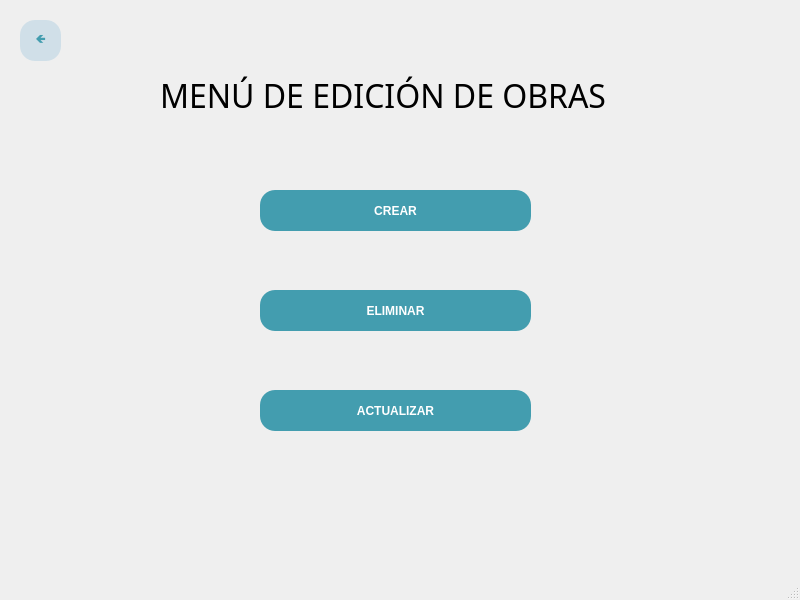
<?xml version="1.0" encoding="UTF-8"?>
<ui version="4.0">
 <class>MainWindow</class>
 <widget class="QMainWindow" name="MainWindow">
  <property name="geometry">
   <rect>
    <x>0</x>
    <y>0</y>
    <width>800</width>
    <height>600</height>
   </rect>
  </property>
  <property name="windowTitle">
   <string>MainWindow</string>
  </property>
  <widget class="QWidget" name="centralwidget">
   <widget class="QPushButton" name="BotonEliminar">
    <property name="geometry">
     <rect>
      <x>260</x>
      <y>290</y>
      <width>271</width>
      <height>41</height>
     </rect>
    </property>
    <property name="palette">
     <palette>
      <active>
       <colorrole role="WindowText">
        <brush brushstyle="SolidPattern">
         <color alpha="255">
          <red>255</red>
          <green>255</green>
          <blue>255</blue>
         </color>
        </brush>
       </colorrole>
       <colorrole role="Button">
        <brush brushstyle="SolidPattern">
         <color alpha="255">
          <red>67</red>
          <green>157</green>
          <blue>175</blue>
         </color>
        </brush>
       </colorrole>
       <colorrole role="Text">
        <brush brushstyle="SolidPattern">
         <color alpha="255">
          <red>255</red>
          <green>255</green>
          <blue>255</blue>
         </color>
        </brush>
       </colorrole>
       <colorrole role="ButtonText">
        <brush brushstyle="SolidPattern">
         <color alpha="255">
          <red>255</red>
          <green>255</green>
          <blue>255</blue>
         </color>
        </brush>
       </colorrole>
       <colorrole role="Base">
        <brush brushstyle="SolidPattern">
         <color alpha="255">
          <red>67</red>
          <green>157</green>
          <blue>175</blue>
         </color>
        </brush>
       </colorrole>
       <colorrole role="Window">
        <brush brushstyle="SolidPattern">
         <color alpha="255">
          <red>67</red>
          <green>157</green>
          <blue>175</blue>
         </color>
        </brush>
       </colorrole>
      </active>
      <inactive>
       <colorrole role="WindowText">
        <brush brushstyle="SolidPattern">
         <color alpha="255">
          <red>255</red>
          <green>255</green>
          <blue>255</blue>
         </color>
        </brush>
       </colorrole>
       <colorrole role="Button">
        <brush brushstyle="SolidPattern">
         <color alpha="255">
          <red>67</red>
          <green>157</green>
          <blue>175</blue>
         </color>
        </brush>
       </colorrole>
       <colorrole role="Text">
        <brush brushstyle="SolidPattern">
         <color alpha="255">
          <red>255</red>
          <green>255</green>
          <blue>255</blue>
         </color>
        </brush>
       </colorrole>
       <colorrole role="ButtonText">
        <brush brushstyle="SolidPattern">
         <color alpha="255">
          <red>255</red>
          <green>255</green>
          <blue>255</blue>
         </color>
        </brush>
       </colorrole>
       <colorrole role="Base">
        <brush brushstyle="SolidPattern">
         <color alpha="255">
          <red>67</red>
          <green>157</green>
          <blue>175</blue>
         </color>
        </brush>
       </colorrole>
       <colorrole role="Window">
        <brush brushstyle="SolidPattern">
         <color alpha="255">
          <red>67</red>
          <green>157</green>
          <blue>175</blue>
         </color>
        </brush>
       </colorrole>
      </inactive>
      <disabled>
       <colorrole role="WindowText">
        <brush brushstyle="SolidPattern">
         <color alpha="255">
          <red>255</red>
          <green>255</green>
          <blue>255</blue>
         </color>
        </brush>
       </colorrole>
       <colorrole role="Button">
        <brush brushstyle="SolidPattern">
         <color alpha="255">
          <red>67</red>
          <green>157</green>
          <blue>175</blue>
         </color>
        </brush>
       </colorrole>
       <colorrole role="Text">
        <brush brushstyle="SolidPattern">
         <color alpha="255">
          <red>255</red>
          <green>255</green>
          <blue>255</blue>
         </color>
        </brush>
       </colorrole>
       <colorrole role="ButtonText">
        <brush brushstyle="SolidPattern">
         <color alpha="255">
          <red>255</red>
          <green>255</green>
          <blue>255</blue>
         </color>
        </brush>
       </colorrole>
       <colorrole role="Base">
        <brush brushstyle="SolidPattern">
         <color alpha="255">
          <red>67</red>
          <green>157</green>
          <blue>175</blue>
         </color>
        </brush>
       </colorrole>
       <colorrole role="Window">
        <brush brushstyle="SolidPattern">
         <color alpha="255">
          <red>67</red>
          <green>157</green>
          <blue>175</blue>
         </color>
        </brush>
       </colorrole>
      </disabled>
     </palette>
    </property>
    <property name="cursor">
     <cursorShape>PointingHandCursor</cursorShape>
    </property>
    <property name="styleSheet">
     <string notr="true">background-color: rgb(67, 157, 175);
color: rgb(255, 255, 255);
font-weight: bold;
font-family: 'Verdana';
border-radius: 15px;</string>
    </property>
    <property name="text">
     <string>ELIMINAR</string>
    </property>
   </widget>
   <widget class="QLabel" name="Titulo">
    <property name="geometry">
     <rect>
      <x>160</x>
      <y>50</y>
      <width>491</width>
      <height>91</height>
     </rect>
    </property>
    <property name="font">
     <font>
      <family>Bell MT</family>
      <pointsize>24</pointsize>
      <weight>50</weight>
      <bold>false</bold>
     </font>
    </property>
    <property name="text">
     <string>MENÚ DE EDICIÓN DE OBRAS</string>
    </property>
   </widget>
   <widget class="QPushButton" name="BotonCrear">
    <property name="geometry">
     <rect>
      <x>260</x>
      <y>190</y>
      <width>271</width>
      <height>41</height>
     </rect>
    </property>
    <property name="palette">
     <palette>
      <active>
       <colorrole role="WindowText">
        <brush brushstyle="SolidPattern">
         <color alpha="255">
          <red>255</red>
          <green>255</green>
          <blue>255</blue>
         </color>
        </brush>
       </colorrole>
       <colorrole role="Button">
        <brush brushstyle="SolidPattern">
         <color alpha="255">
          <red>67</red>
          <green>157</green>
          <blue>175</blue>
         </color>
        </brush>
       </colorrole>
       <colorrole role="Text">
        <brush brushstyle="SolidPattern">
         <color alpha="255">
          <red>255</red>
          <green>255</green>
          <blue>255</blue>
         </color>
        </brush>
       </colorrole>
       <colorrole role="ButtonText">
        <brush brushstyle="SolidPattern">
         <color alpha="255">
          <red>255</red>
          <green>255</green>
          <blue>255</blue>
         </color>
        </brush>
       </colorrole>
       <colorrole role="Base">
        <brush brushstyle="SolidPattern">
         <color alpha="255">
          <red>67</red>
          <green>157</green>
          <blue>175</blue>
         </color>
        </brush>
       </colorrole>
       <colorrole role="Window">
        <brush brushstyle="SolidPattern">
         <color alpha="255">
          <red>67</red>
          <green>157</green>
          <blue>175</blue>
         </color>
        </brush>
       </colorrole>
      </active>
      <inactive>
       <colorrole role="WindowText">
        <brush brushstyle="SolidPattern">
         <color alpha="255">
          <red>255</red>
          <green>255</green>
          <blue>255</blue>
         </color>
        </brush>
       </colorrole>
       <colorrole role="Button">
        <brush brushstyle="SolidPattern">
         <color alpha="255">
          <red>67</red>
          <green>157</green>
          <blue>175</blue>
         </color>
        </brush>
       </colorrole>
       <colorrole role="Text">
        <brush brushstyle="SolidPattern">
         <color alpha="255">
          <red>255</red>
          <green>255</green>
          <blue>255</blue>
         </color>
        </brush>
       </colorrole>
       <colorrole role="ButtonText">
        <brush brushstyle="SolidPattern">
         <color alpha="255">
          <red>255</red>
          <green>255</green>
          <blue>255</blue>
         </color>
        </brush>
       </colorrole>
       <colorrole role="Base">
        <brush brushstyle="SolidPattern">
         <color alpha="255">
          <red>67</red>
          <green>157</green>
          <blue>175</blue>
         </color>
        </brush>
       </colorrole>
       <colorrole role="Window">
        <brush brushstyle="SolidPattern">
         <color alpha="255">
          <red>67</red>
          <green>157</green>
          <blue>175</blue>
         </color>
        </brush>
       </colorrole>
      </inactive>
      <disabled>
       <colorrole role="WindowText">
        <brush brushstyle="SolidPattern">
         <color alpha="255">
          <red>255</red>
          <green>255</green>
          <blue>255</blue>
         </color>
        </brush>
       </colorrole>
       <colorrole role="Button">
        <brush brushstyle="SolidPattern">
         <color alpha="255">
          <red>67</red>
          <green>157</green>
          <blue>175</blue>
         </color>
        </brush>
       </colorrole>
       <colorrole role="Text">
        <brush brushstyle="SolidPattern">
         <color alpha="255">
          <red>255</red>
          <green>255</green>
          <blue>255</blue>
         </color>
        </brush>
       </colorrole>
       <colorrole role="ButtonText">
        <brush brushstyle="SolidPattern">
         <color alpha="255">
          <red>255</red>
          <green>255</green>
          <blue>255</blue>
         </color>
        </brush>
       </colorrole>
       <colorrole role="Base">
        <brush brushstyle="SolidPattern">
         <color alpha="255">
          <red>67</red>
          <green>157</green>
          <blue>175</blue>
         </color>
        </brush>
       </colorrole>
       <colorrole role="Window">
        <brush brushstyle="SolidPattern">
         <color alpha="255">
          <red>67</red>
          <green>157</green>
          <blue>175</blue>
         </color>
        </brush>
       </colorrole>
      </disabled>
     </palette>
    </property>
    <property name="cursor">
     <cursorShape>PointingHandCursor</cursorShape>
    </property>
    <property name="styleSheet">
     <string notr="true">background-color: rgb(67, 157, 175);
color: rgb(255, 255, 255);
font-weight: bold;
font-family: 'Verdana';
border-radius: 15px;</string>
    </property>
    <property name="text">
     <string>CREAR</string>
    </property>
   </widget>
   <widget class="QPushButton" name="BotonActualizar">
    <property name="geometry">
     <rect>
      <x>260</x>
      <y>390</y>
      <width>271</width>
      <height>41</height>
     </rect>
    </property>
    <property name="palette">
     <palette>
      <active>
       <colorrole role="WindowText">
        <brush brushstyle="SolidPattern">
         <color alpha="255">
          <red>255</red>
          <green>255</green>
          <blue>255</blue>
         </color>
        </brush>
       </colorrole>
       <colorrole role="Button">
        <brush brushstyle="SolidPattern">
         <color alpha="255">
          <red>67</red>
          <green>157</green>
          <blue>175</blue>
         </color>
        </brush>
       </colorrole>
       <colorrole role="Text">
        <brush brushstyle="SolidPattern">
         <color alpha="255">
          <red>255</red>
          <green>255</green>
          <blue>255</blue>
         </color>
        </brush>
       </colorrole>
       <colorrole role="ButtonText">
        <brush brushstyle="SolidPattern">
         <color alpha="255">
          <red>255</red>
          <green>255</green>
          <blue>255</blue>
         </color>
        </brush>
       </colorrole>
       <colorrole role="Base">
        <brush brushstyle="SolidPattern">
         <color alpha="255">
          <red>67</red>
          <green>157</green>
          <blue>175</blue>
         </color>
        </brush>
       </colorrole>
       <colorrole role="Window">
        <brush brushstyle="SolidPattern">
         <color alpha="255">
          <red>67</red>
          <green>157</green>
          <blue>175</blue>
         </color>
        </brush>
       </colorrole>
      </active>
      <inactive>
       <colorrole role="WindowText">
        <brush brushstyle="SolidPattern">
         <color alpha="255">
          <red>255</red>
          <green>255</green>
          <blue>255</blue>
         </color>
        </brush>
       </colorrole>
       <colorrole role="Button">
        <brush brushstyle="SolidPattern">
         <color alpha="255">
          <red>67</red>
          <green>157</green>
          <blue>175</blue>
         </color>
        </brush>
       </colorrole>
       <colorrole role="Text">
        <brush brushstyle="SolidPattern">
         <color alpha="255">
          <red>255</red>
          <green>255</green>
          <blue>255</blue>
         </color>
        </brush>
       </colorrole>
       <colorrole role="ButtonText">
        <brush brushstyle="SolidPattern">
         <color alpha="255">
          <red>255</red>
          <green>255</green>
          <blue>255</blue>
         </color>
        </brush>
       </colorrole>
       <colorrole role="Base">
        <brush brushstyle="SolidPattern">
         <color alpha="255">
          <red>67</red>
          <green>157</green>
          <blue>175</blue>
         </color>
        </brush>
       </colorrole>
       <colorrole role="Window">
        <brush brushstyle="SolidPattern">
         <color alpha="255">
          <red>67</red>
          <green>157</green>
          <blue>175</blue>
         </color>
        </brush>
       </colorrole>
      </inactive>
      <disabled>
       <colorrole role="WindowText">
        <brush brushstyle="SolidPattern">
         <color alpha="255">
          <red>255</red>
          <green>255</green>
          <blue>255</blue>
         </color>
        </brush>
       </colorrole>
       <colorrole role="Button">
        <brush brushstyle="SolidPattern">
         <color alpha="255">
          <red>67</red>
          <green>157</green>
          <blue>175</blue>
         </color>
        </brush>
       </colorrole>
       <colorrole role="Text">
        <brush brushstyle="SolidPattern">
         <color alpha="255">
          <red>255</red>
          <green>255</green>
          <blue>255</blue>
         </color>
        </brush>
       </colorrole>
       <colorrole role="ButtonText">
        <brush brushstyle="SolidPattern">
         <color alpha="255">
          <red>255</red>
          <green>255</green>
          <blue>255</blue>
         </color>
        </brush>
       </colorrole>
       <colorrole role="Base">
        <brush brushstyle="SolidPattern">
         <color alpha="255">
          <red>67</red>
          <green>157</green>
          <blue>175</blue>
         </color>
        </brush>
       </colorrole>
       <colorrole role="Window">
        <brush brushstyle="SolidPattern">
         <color alpha="255">
          <red>67</red>
          <green>157</green>
          <blue>175</blue>
         </color>
        </brush>
       </colorrole>
      </disabled>
     </palette>
    </property>
    <property name="cursor">
     <cursorShape>PointingHandCursor</cursorShape>
    </property>
    <property name="styleSheet">
     <string notr="true">background-color: rgb(67, 157, 175);
color: rgb(255, 255, 255);
font-weight: bold;
font-family: 'Verdana';
border-radius: 15px;</string>
    </property>
    <property name="text">
     <string>ACTUALIZAR</string>
    </property>
   </widget>
   <widget class="QPushButton" name="BotonHome">
    <property name="geometry">
     <rect>
      <x>20</x>
      <y>20</y>
      <width>41</width>
      <height>41</height>
     </rect>
    </property>
    <property name="palette">
     <palette>
      <active>
       <colorrole role="WindowText">
        <brush brushstyle="SolidPattern">
         <color alpha="255">
          <red>67</red>
          <green>157</green>
          <blue>175</blue>
         </color>
        </brush>
       </colorrole>
       <colorrole role="Button">
        <brush brushstyle="SolidPattern">
         <color alpha="255">
          <red>208</red>
          <green>223</green>
          <blue>232</blue>
         </color>
        </brush>
       </colorrole>
       <colorrole role="Text">
        <brush brushstyle="SolidPattern">
         <color alpha="255">
          <red>67</red>
          <green>157</green>
          <blue>175</blue>
         </color>
        </brush>
       </colorrole>
       <colorrole role="ButtonText">
        <brush brushstyle="SolidPattern">
         <color alpha="255">
          <red>67</red>
          <green>157</green>
          <blue>175</blue>
         </color>
        </brush>
       </colorrole>
       <colorrole role="Base">
        <brush brushstyle="SolidPattern">
         <color alpha="255">
          <red>208</red>
          <green>223</green>
          <blue>232</blue>
         </color>
        </brush>
       </colorrole>
       <colorrole role="Window">
        <brush brushstyle="SolidPattern">
         <color alpha="255">
          <red>208</red>
          <green>223</green>
          <blue>232</blue>
         </color>
        </brush>
       </colorrole>
      </active>
      <inactive>
       <colorrole role="WindowText">
        <brush brushstyle="SolidPattern">
         <color alpha="255">
          <red>67</red>
          <green>157</green>
          <blue>175</blue>
         </color>
        </brush>
       </colorrole>
       <colorrole role="Button">
        <brush brushstyle="SolidPattern">
         <color alpha="255">
          <red>208</red>
          <green>223</green>
          <blue>232</blue>
         </color>
        </brush>
       </colorrole>
       <colorrole role="Text">
        <brush brushstyle="SolidPattern">
         <color alpha="255">
          <red>67</red>
          <green>157</green>
          <blue>175</blue>
         </color>
        </brush>
       </colorrole>
       <colorrole role="ButtonText">
        <brush brushstyle="SolidPattern">
         <color alpha="255">
          <red>67</red>
          <green>157</green>
          <blue>175</blue>
         </color>
        </brush>
       </colorrole>
       <colorrole role="Base">
        <brush brushstyle="SolidPattern">
         <color alpha="255">
          <red>208</red>
          <green>223</green>
          <blue>232</blue>
         </color>
        </brush>
       </colorrole>
       <colorrole role="Window">
        <brush brushstyle="SolidPattern">
         <color alpha="255">
          <red>208</red>
          <green>223</green>
          <blue>232</blue>
         </color>
        </brush>
       </colorrole>
      </inactive>
      <disabled>
       <colorrole role="WindowText">
        <brush brushstyle="SolidPattern">
         <color alpha="255">
          <red>67</red>
          <green>157</green>
          <blue>175</blue>
         </color>
        </brush>
       </colorrole>
       <colorrole role="Button">
        <brush brushstyle="SolidPattern">
         <color alpha="255">
          <red>208</red>
          <green>223</green>
          <blue>232</blue>
         </color>
        </brush>
       </colorrole>
       <colorrole role="Text">
        <brush brushstyle="SolidPattern">
         <color alpha="255">
          <red>67</red>
          <green>157</green>
          <blue>175</blue>
         </color>
        </brush>
       </colorrole>
       <colorrole role="ButtonText">
        <brush brushstyle="SolidPattern">
         <color alpha="255">
          <red>67</red>
          <green>157</green>
          <blue>175</blue>
         </color>
        </brush>
       </colorrole>
       <colorrole role="Base">
        <brush brushstyle="SolidPattern">
         <color alpha="255">
          <red>208</red>
          <green>223</green>
          <blue>232</blue>
         </color>
        </brush>
       </colorrole>
       <colorrole role="Window">
        <brush brushstyle="SolidPattern">
         <color alpha="255">
          <red>208</red>
          <green>223</green>
          <blue>232</blue>
         </color>
        </brush>
       </colorrole>
      </disabled>
     </palette>
    </property>
    <property name="cursor">
     <cursorShape>PointingHandCursor</cursorShape>
    </property>
    <property name="styleSheet">
     <string notr="true">background-color: rgb(208, 223, 232);
color:rgb(67, 157, 175);
font-weight: bold;
font-family: 'Verdana';
border-radius: 15px;</string>
    </property>
    <property name="text">
     <string>🡸</string>
    </property>
   </widget>
  </widget>
  <widget class="QMenuBar" name="menubar">
   <property name="geometry">
    <rect>
     <x>0</x>
     <y>0</y>
     <width>800</width>
     <height>21</height>
    </rect>
   </property>
  </widget>
  <widget class="QStatusBar" name="statusbar"/>
 </widget>
 <resources/>
 <connections/>
</ui>
